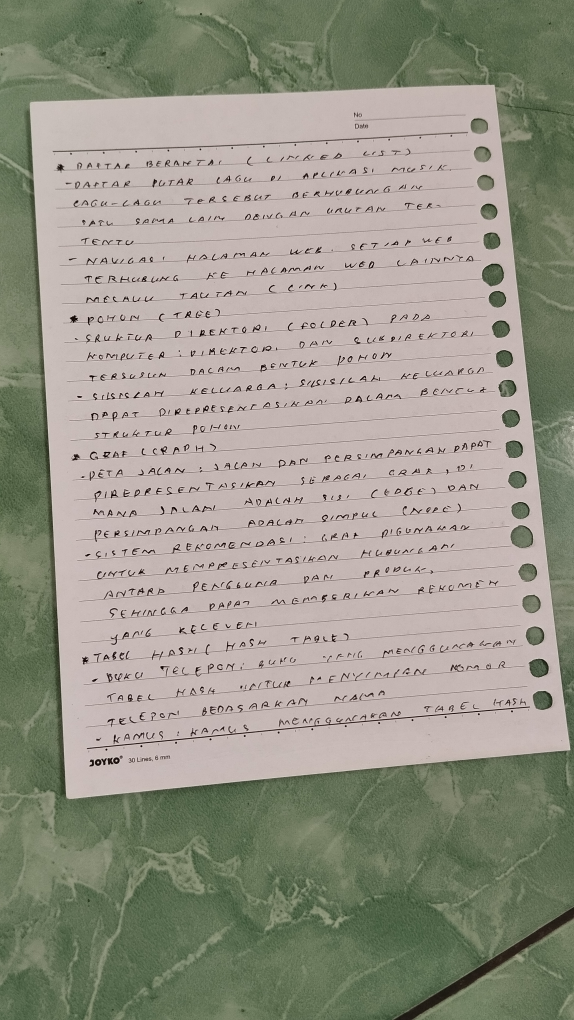
#> input picture uts/foto/dokumen.jpeg, 2296 x 4080 px, found by its file name (shown at 1/4 size)
$ python dokumen_otomatis.py
#> lines starting #> are read from the running program, lines starting #| are printed output that depends on the picture; after the words box and inside, x2 and y2 are one past the last pixel; in counts of white or black regions, pixels touching at a corner belong together
import cv2
import numpy as np
import matplotlib.pyplot as plt

# =========================
# MEMBACA GAMBAR
# =========================

img = cv2.imread(
    r'D:\kuliah\pengolahan citra\UTS_PengolahanCitra\uts\foto\dokumen.jpeg'
)
#> img is the input picture: shape (4080, 2296, 3); mean B, G, R 135.5, 149, 150.6

# cek gambar
if img is None:
    print("Gambar tidak ditemukan!")

else:

    # =========================
    # RESIZE GAMBAR
    # =========================

    img = cv2.resize(img, (700, 800))
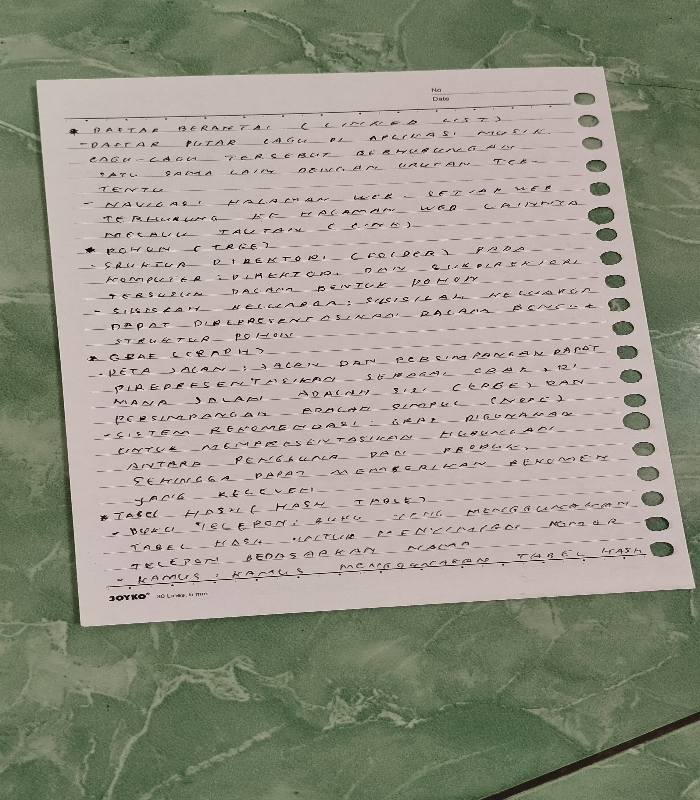
#> img: shape (800, 700, 3); mean B, G, R 135.4, 148.8, 150.5

    # copy gambar asli
    original = img.copy()

    # =========================
    # GRAYSCALE
    # =========================

    gray = cv2.cvtColor(
        img,
        cv2.COLOR_BGR2GRAY
    )
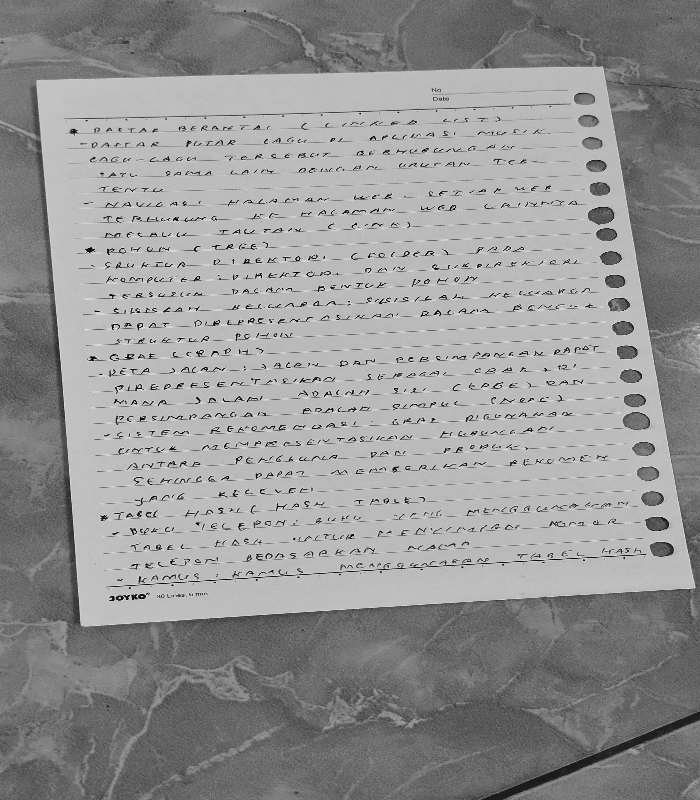
#> gray: shape (800, 700); min 2, max 231, mean 147.8

    # =========================
    # GAUSSIAN BLUR
    # =========================

    blur = cv2.GaussianBlur(
        gray,
        (5,5),
        0
    )

    # =========================
    # EDGE DETECTION
    # =========================

    edge = cv2.Canny(
        blur,
        75,
        200
    )
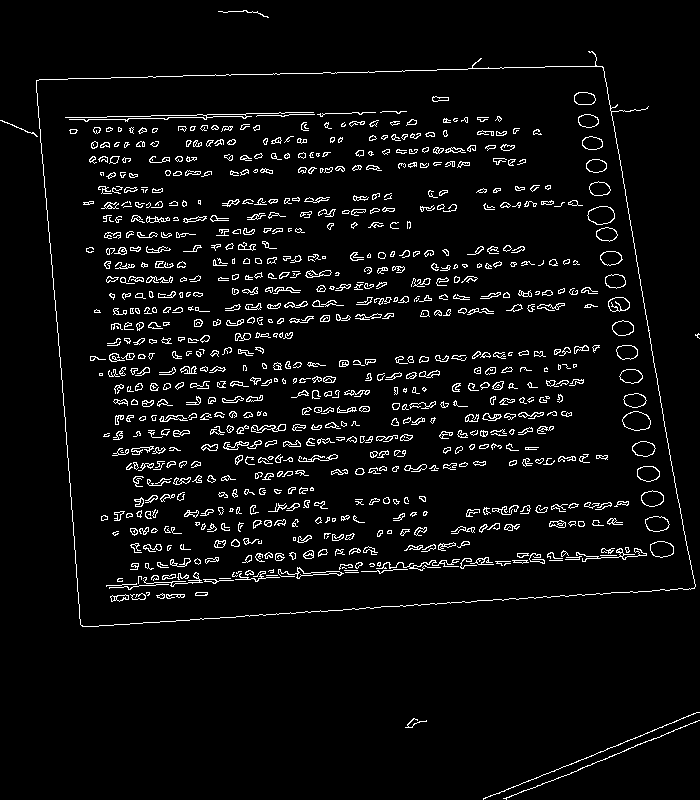
#> edge: shape (800, 700); 4.9% white in thin lines or dots

    # =========================
    # MENCARI CONTOUR
    # =========================

    contours, _ = cv2.findContours(
        edge.copy(),
        cv2.RETR_LIST,
        cv2.CHAIN_APPROX_SIMPLE
    )
#> contours = 1466 contours, 862 with area under 20; largest, box (x1, y1, x2, y2) and area: (36, 51, 696, 627) 316759, (36, 66, 696, 627) 316734, (622, 411, 651, 431) 408, (622, 411, 651, 431) 397, (587, 206, 615, 225) 380

    contours = sorted(
        contours,
        key=cv2.contourArea,
        reverse=True
    )

    document = None

    # =========================
    # MENCARI BENTUK 4 SISI
    # =========================

    for c in contours:

        peri = cv2.arcLength(c, True)

        approx = cv2.approxPolyDP(
            c,
            0.02 * peri,
            True
        )

        # jika memiliki 4 titik
        if len(approx) == 4:

            document = approx
            break
#> this loop made 2 passes
#> (peri, document) on pass 2: (2352.8, [[601, 66], [695, 586], [81, 625], [36, 81]])
#> peri on pass 1: 2525.5

    # =========================
    # GAMBAR CONTOUR
    # =========================

    contour_img = original.copy()

    cv2.drawContours(
        contour_img,
        [document],
        -1,
        (0,255,0),
        3
    )
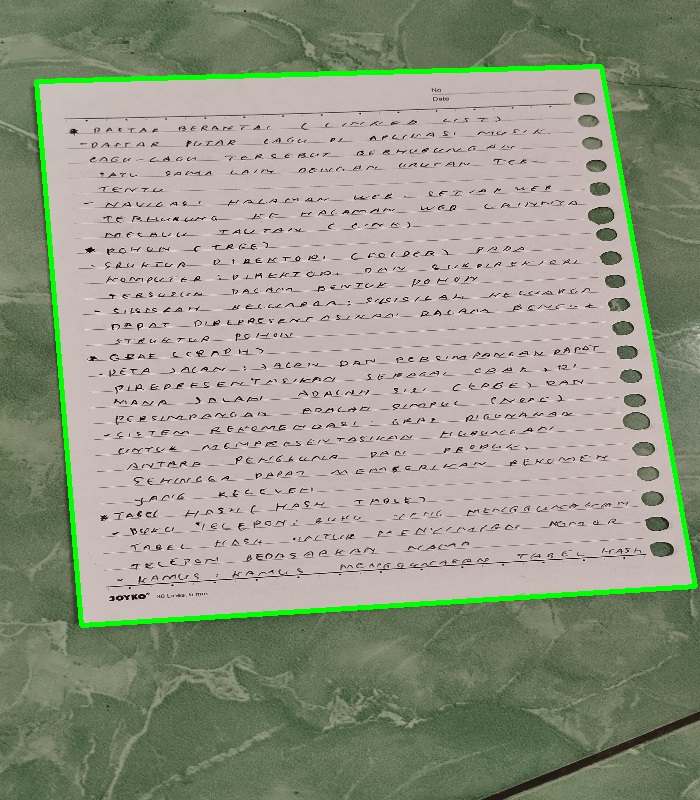
#> contour_img: shape (800, 700, 3); 1.99% of pixels changed, all inside (x1, y1, x2, y2) = (34, 64, 698, 628)

    # =========================
    # PERSPECTIVE TRANSFORM
    # =========================

    pts = document.reshape(4,2)
#> pts = [[601, 66], [695, 586], [81, 625], [36, 81]]

    rect = np.zeros((4,2), dtype="float32")

    # menentukan titik
    s = pts.sum(axis=1)
#> s = [667, 1281, 706, 117]

    rect[0] = pts[np.argmin(s)]
    rect[2] = pts[np.argmax(s)]

    diff = np.diff(pts, axis=1)
#> diff = [-535, -109, 544, 45]

    rect[1] = pts[np.argmin(diff)]
    rect[3] = pts[np.argmax(diff)]

    (tl, tr, br, bl) = rect

    # menghitung lebar
    widthA = np.linalg.norm(br - bl)
    widthB = np.linalg.norm(tr - tl)

    maxWidth = max(int(widthA), int(widthB))

    # menghitung tinggi
    heightA = np.linalg.norm(tr - br)
    heightB = np.linalg.norm(tl - bl)

    maxHeight = max(int(heightA), int(heightB))

    # tujuan transformasi
    dst = np.array([
        [0,0],
        [maxWidth -1,0],
        [maxWidth -1,maxHeight -1],
        [0,maxHeight -1]
    ], dtype="float32")

    # matriks transformasi
    M = cv2.getPerspectiveTransform(
        rect,
        dst
    )

    # warp perspective
    scan = cv2.warpPerspective(
        original,
        M,
        (maxWidth, maxHeight)
    )
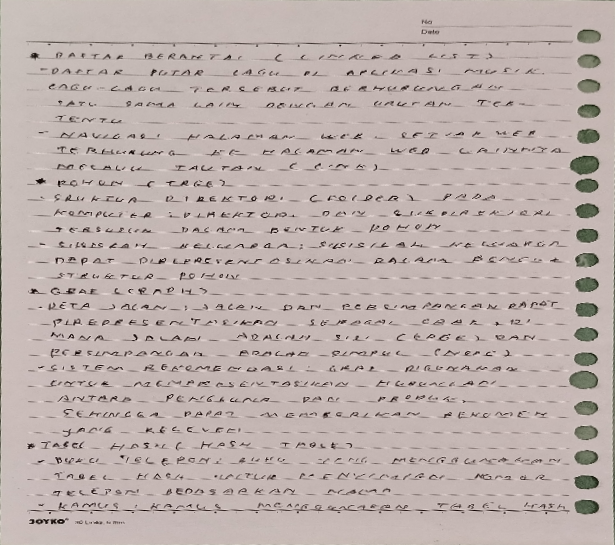
#> scan: shape (545, 615, 3); mean B, G, R 172.1, 175.7, 188.7

    # =========================
    # THRESHOLD SCANNER EFFECT
    # =========================

    scan_gray = cv2.cvtColor(
        scan,
        cv2.COLOR_BGR2GRAY
    )

    threshold = cv2.adaptiveThreshold(
        scan_gray,
        255,
        cv2.ADAPTIVE_THRESH_GAUSSIAN_C,
        cv2.THRESH_BINARY,
        11,
        2
    )
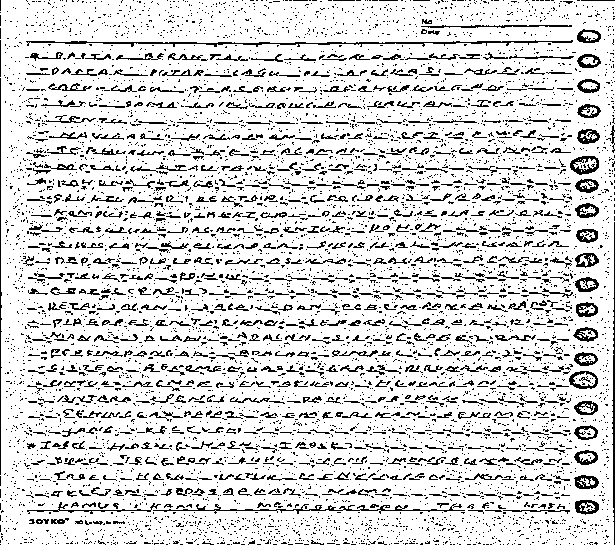
#> threshold: shape (545, 615); 84.4% white; black in thin lines or dots

    # =========================
    # MENAMPILKAN HASIL
    # =========================

    plt.figure(figsize=(16,10))

    # asli
    plt.subplot(2,3,1)
    plt.imshow(cv2.cvtColor(original, cv2.COLOR_BGR2RGB))
    plt.title("Dokumen Asli")
    plt.axis('off')

    # grayscale
    plt.subplot(2,3,2)
    plt.imshow(gray, cmap='gray')
    plt.title("Grayscale")
    plt.axis('off')

    # edge
    plt.subplot(2,3,3)
    plt.imshow(edge, cmap='gray')
    plt.title("Edge Detection")
    plt.axis('off')

    # contour
    plt.subplot(2,3,4)
    plt.imshow(cv2.cvtColor(contour_img, cv2.COLOR_BGR2RGB))
    plt.title("Contour Detection")
    plt.axis('off')

    # hasil scan
    plt.subplot(2,3,5)
    plt.imshow(cv2.cvtColor(scan, cv2.COLOR_BGR2RGB))
    plt.title("Perspective Transform")
    plt.axis('off')

    # scanner effect
    plt.subplot(2,3,6)
    plt.imshow(threshold, cmap='gray')
    plt.title("Scanner Effect")
    plt.axis('off')

    plt.tight_layout()

    plt.show()
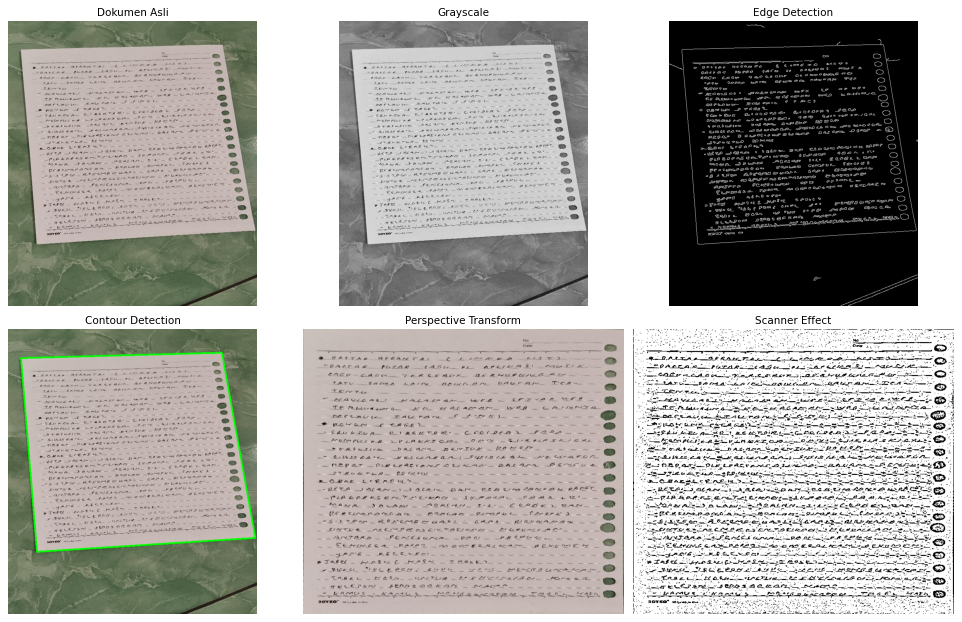
#> figure drawn by matplotlib, 6 panels

    # =========================
    # MENYIMPAN HASIL
    # =========================

    cv2.imwrite("scanner_result.jpg", scan)

    cv2.imwrite("scanner_threshold.jpg", threshold)

    print("Scanner dokumen berhasil dibuat!")

$ run again, with uts/foto/foto 2 banyak detail.jpeg copied over uts/foto/dokumen.jpeg
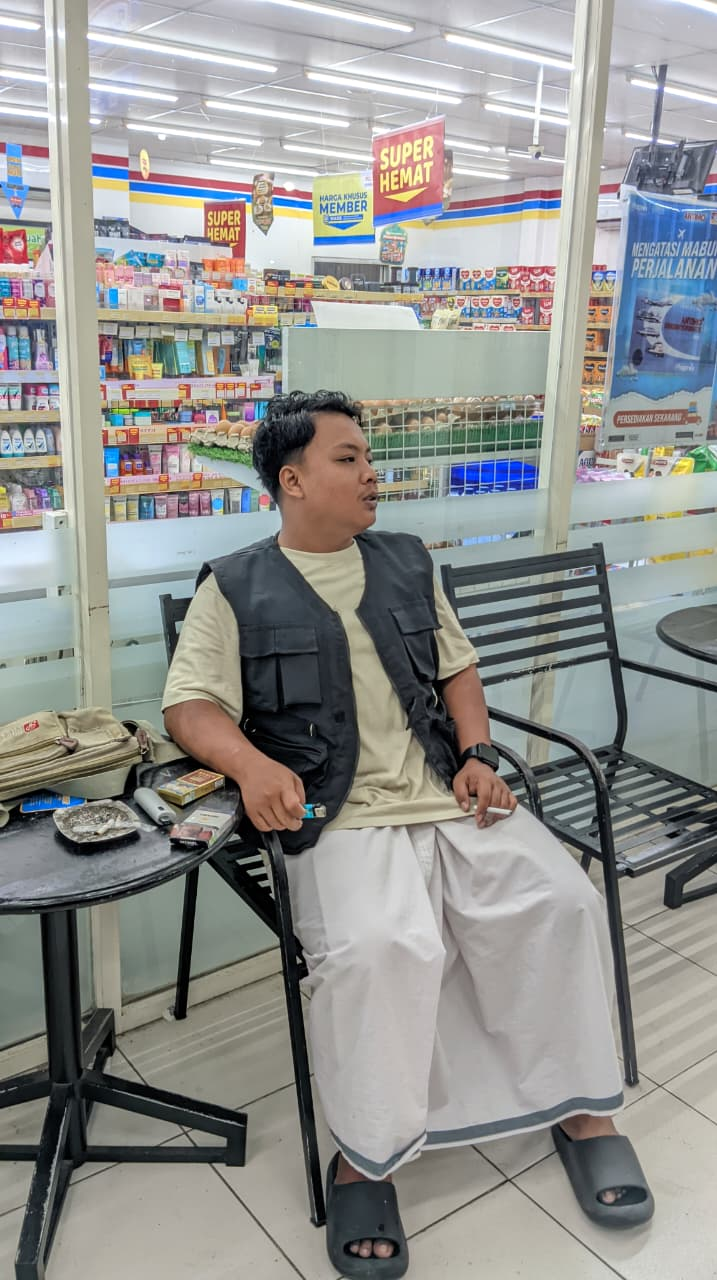
#> input picture uts/foto/foto 2 banyak detail.jpeg, 717 x 1280 px, found by its file name
#> img is the input picture: shape (1280, 717, 3); mean B, G, R 144.7, 147.4, 146.6
#> img: shape (800, 700, 3)
#> `edge = cv2.Canny( blur, 75, 200 )`:
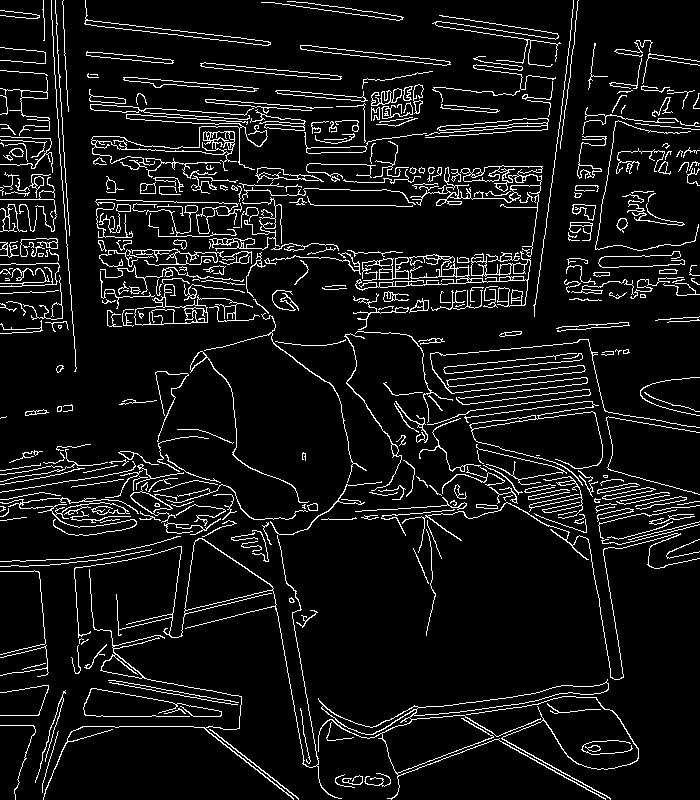
#> edge: shape (800, 700); 7.9% white in thin lines or dots
#> contours = 571 contours, 351 with area under 20; largest, box (x1, y1, x2, y2) and area: (74, 535, 342, 799) 3451, (184, 538, 274, 611) 3336, (318, 679, 609, 800) 2257, (355, 251, 531, 307) 1790, (413, 682, 609, 716) 1502
#> the loop `for c in contours: ` made 2 passes
#> (peri, document) on pass 2: (270.5, [[194, 542], [203, 539], [273, 588], [186, 610]])
#> contour_img: shape (800, 700, 3); mean B, G, R 144.4, 147.7, 146.3
#> pts = [[194, 542], [203, 539], [273, 588], [186, 610]]
#> s = [736, 742, 861, 796]
#> diff = [348, 336, 315, 424]
#> `threshold = cv2.adaptiveThreshold( scan_gray, 255, cv2.ADAPTIVE_THRESH..`:
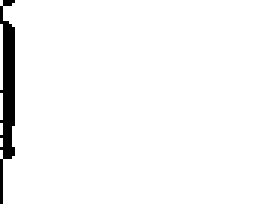
#> threshold: shape (68, 91) (shown 3 times larger); 96.7% white; 1 black region, box (x1, y1, x2, y2) and area: (0, 0, 5, 68) 205
